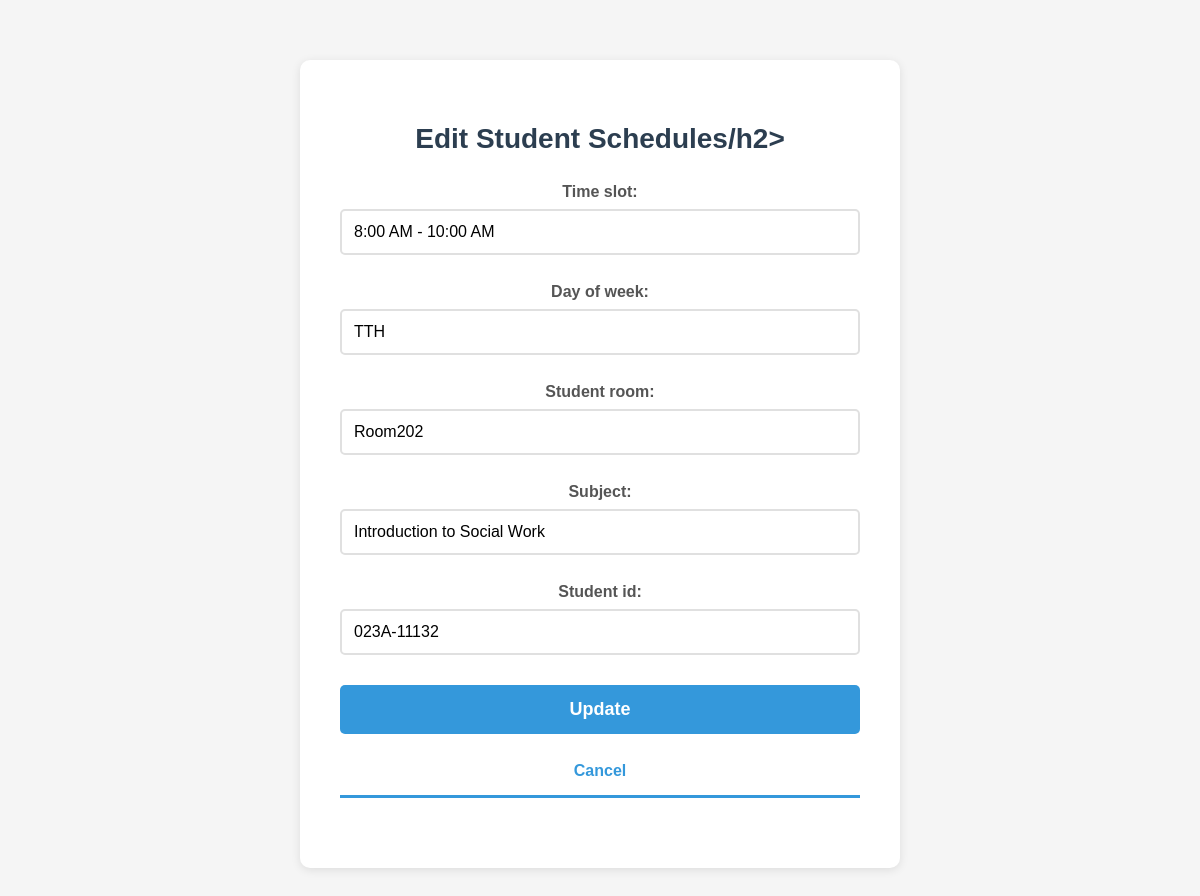
Screenshot of /schedules/edit/2/ (signed in) with the database file from the repository.
### online_enrollment/models.py (models this page shows, shortened)
class Schedule(models.Model):
    time_slot = models.CharField(max_length=100)
    day_of_week = models.CharField(max_length=100)
    student_room = models.CharField(max_length=100)
    subject = models.CharField(max_length=100)
    student_id = models.CharField(max_length=100)

### online_enrollment/views.py (the view)
# urls.py: path("schedules/edit/<int:id>/", views.edit_schedule, name="edit_schedule"),
@login_required(login_url='login')
def edit_schedule(request, id):
    sched = get_object_or_404(Schedule, id=id)
    if request.method == 'POST':
        form = ScheduleForm(request.POST, instance=sched)
        if form.is_valid():
            form.save()
            messages.success(request, "Schedule updated successfully!")
            return redirect('schedules')
    else:
        form = ScheduleForm(instance=sched)
    return render(request, 'online_enrollment/edit_schedule.html', {'form': form, 'schedule': sched})

### online_enrollment/forms.py
class ScheduleForm(forms.ModelForm):
    class Meta:
        model = Schedule
        fields = '__all__'

### online_enrollment/templates/online_enrollment/edit_schedule.html (shortened to what this page needs)
{% block content %}
<div class="add-student-container">
    <div class="add-student-box">
        <h2>Edit Student Schedules/h2>
        <form method="POST">
            {{ form.as_p }}
            <button type="submit" class="save-btn">Update</button>
        </form>
        <a href="{% url 'schedules' %}" class="back-link"> Cancel</a>
    </div>
</div>
{% endblock %}

### online_enrollment/templates/online_enrollment/edit_schedule.html (style rules this page uses)
.add-student-container { max-width: 600px; margin: 40px auto; }
.add-student-box { background: white; border-radius: 10px; padding: 40px; box-shadow: 0 2px 10px rgba(0,0,0,0.1); }
h2 { color: #2c3e50; text-align: center; margin-bottom: 30px; font-size: 28px; border-bottom: 3px solid #3498db; padding-bottom: 15px; }
form p { margin-bottom: 20px; }
form label { display: block; color: #555; font-weight: bold; margin-bottom: 8px; font-size: 16px; }
form input[type="text"], form input[type="number"], form input[type="email"], form select, form textarea { width: 100%; padding: 12px; border: 2px solid #e0e0e0; border-radius: 5px; font-size: 16px; box-sizing: border-box; }
.save-btn { width: 100%; padding: 14px; background-color: #3498db; color: white; border: none; border-radius: 5px; font-size: 18px; font-weight: bold; cursor: pointer; margin-top: 10px; }
.back-link { display: block; text-align: center; margin-top: 20px; color: #3498db; text-decoration: none; font-weight: bold; font-size: 16px; }

### rows the page displays
Schedule: time_slot "8:00 AM - 10:00 AM", day_of_week "TTH", student_room "Room202", subject "Introduction to Social Work", student_id "023A-11132"
